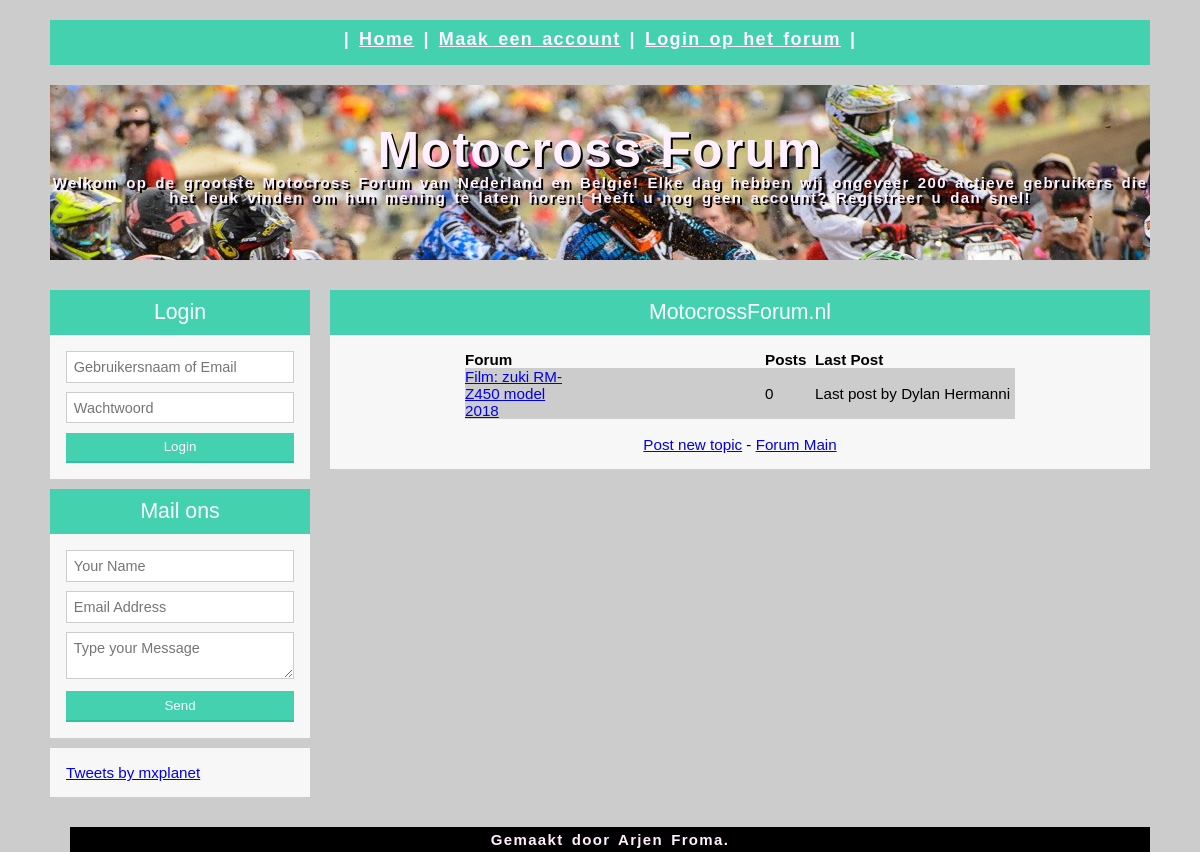
The page /index.php?forum=1 on the database its author committed.
### tables this page shows
CREATE TABLE `topics` (
  `id` int(11) NOT NULL,
  `title` varchar(255) NOT NULL,
  `starter` varchar(255) NOT NULL,
  `lastpost` varchar(255) NOT NULL,
  `forum` int(11) NOT NULL,
  `message` text NOT NULL,
  `created` varchar(255) NOT NULL,
  `sticky` int(11) NOT NULL DEFAULT '0'
);

### config.php (called while the page is built, shortened)
<?php
require 'inc/db.php';
require 'forum.class.php';
$forums = new Forum($connect);
?>

### forum.class.php (called while the page is built, shortened)
<?php
class Forum
{
	private $connect;
	public function __construct($database)
	{
		$this->connect = $database;
	}
public function getTopics($forumid)
{
	$query = $this->connect->prepare('SELECT * FROM `topics` WHERE `forum`= ?');
	$query->bindValue(1, $forumid);
	try
	{
		$query->execute();
		return $query->fetchAll();
	}
	catch(PDOException $e)
	{
		die($e->getMessage());
	}
}
public function totalTopics($forumid)
{
	$query = $this->connect->prepare("SELECT id FROM topics WHERE forum = ?");
        $query->bindValue(1, $forumid);
        try
	{
		$query->execute();
		return $query->rowCount();
	}
	catch(PDOException $e)
	{
		die($e->getMessage());
	}
}
}

### index.php (the view, shortened to what this page needs)
<?php
require 'inc/db.php';
require 'config.php';
$topics = $forums->getTopics($_GET['forum']);
?>
            <?php
            if ($_GET['forum'])
            {
                if (count($topics) == 0)
                {
                    echo '<p>No topics have been found under the '.htmlspecialchars($_GET['forum'],ENT_QUOTES).'</a> forum.</p>';
                    echo '<br /><br /><a href="addtopic.php?forum='.htmlspecialchars($_GET['forum'],ENT_QUOTES).'">Add Topic</a>';
                    die();
                }
                else
                {
                    ?>
            <?php include "inc/head.php" ?>
            <?php include "inc/menu.php" ?>
            <?php include "inc/headerfoto.php" ?>
            <?php include "inc/zeivak0.php" ?>
            <div class="col-9-12">
                <div class="middentest">
                    <h1>MotocrossForum.nl</h1>
                    <div align="center">
                        <table cellspacing="0" cellpadding="0">
                            <tr>
                                <td width="100"><strong>Forum</strong></td>
                                <td width="200"></td>
                                <td width="50"><strong>Posts</strong></td>
                                <td width="200"><strong>Last Post</strong></td>
                            </tr>
                    </div>
                    <?php
                    $color = 1;
                    foreach ($topics as $topic)
                    {
                        if ($color % 2 != 0)
                            $trColor = "#CCCCCC";
                        else
                            $trColor = "#FFFFFF";
                        $topic_id = $topic['id'];
                        $topic_title = $topic['title'];
                        $topic_lastpost = $topic['lastpost'];
                        $totalposts = $forums->totalTopics($topic_id);
                        if ($topic['sticky'] == '1')
                        {
                            $sticky = 'STICKY';
                        }
                        else
                        {
                            $sticky = '';
                        }
                        echo '<tr style="background-color:'.$trColor.';"><td>'.$sticky.'<a href="topic.php?id='.$topic_id.'">' .$topic_title . '</td><td></td><td>'.$totalposts.'</td><td>Last post by '.$topic_lastpost.'</td>';
                        ++$color;
                    }
                    echo '</tr></table>';
                    echo '<br /><a href="addtopic.php?forum='.htmlspecialchars($_GET['forum'],ENT_QUOTES).'">Post new topic</a> - <a href="forum.php">Forum Main</a>';
                }
            }
            ?>
    </div>
</div>
</div>
<?php include "inc/footer.php" ?>
</body>
</html>

### style/simplegrid.css (style rules this page uses)
[class*='grid'], [class*='col-'], [class*='mobile-'], .grid:after { -webkit-box-sizing: border-box; -moz-box-sizing: border-box; box-sizing: border-box; }
[class*='col-'] { float: left; min-height: 1px; padding-right: 20px; }
.col-9-12 { width: 75%; }

### style/style.css (style rules this page uses)
body { margin:0; padding: 0; background-color: #cccccc; }
.middentest { font: 95% Arial, Helvetica, sans-serif; margin: 10px auto; padding: 16px; background: #F7F7F7; }
.middentest h1 { background: #43D1AF; padding: 10px 0; font-size: 140%; font-weight: 300; text-align: center; color: #fff; margin: -16px -16px 16px -16px; }

### rows shown on the page
topics: title "Film: zuki RM-Z450 model 2018", totalposts "0", lastpost "Dylan Hermanni"
